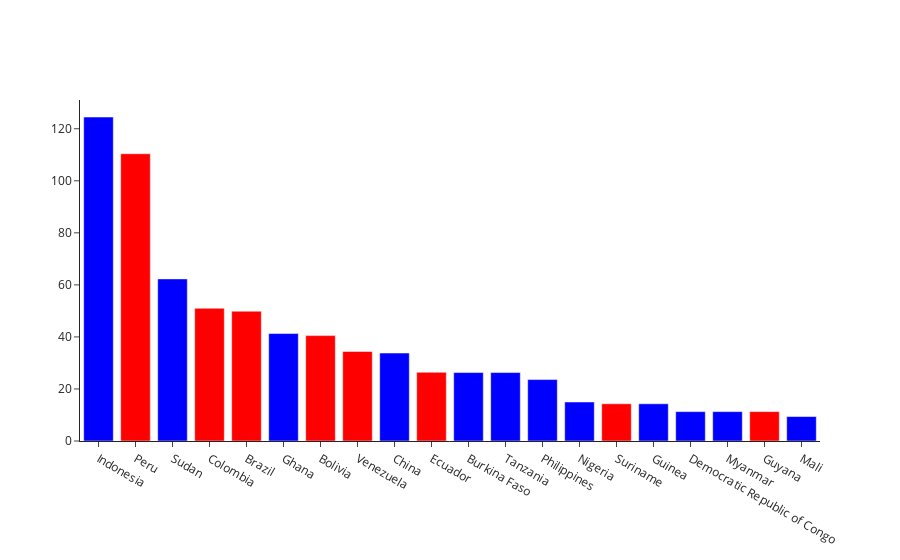

The notebook cell saved with this chart:
### Code cell
import plotly.graph_objects as go
plotData=df_asgm_air_hg.sort_values(by='Emissions, t', ascending=False)

y=plotData['Emissions, t'][:20]
x = plotData['Country'][:20]
latam_emitters=['Peru','Colombia','Brazil','Bolivia','Suriname','Ecuador','French Guiana','Venezuela','Guyana','Chile','Honduras','Mexico']
colors = ["blue" if i not in latam_emitters else "red" for i in x]
fig = go.Figure(data=[go.Bar(
    x=x,
    y=y,
    marker_color=colors # marker color can be a single color value or an iterable
)])
# fig.update_layout(title_text='Least Used Feature')
# fig.update_layout(showlegend=True)
fig.update_layout(xaxis_tickangle=30,
                  xaxis=dict(tickmode='linear'),
                  template="simple_white",
                  legend=dict(
        title=None, orientation="h", y=1, yanchor="bottom", x=0.5, xanchor="center"))
fig.show()

### Figure 1 — Plotly figure (JSON) as saved in the notebook; plotly's stock layout.template omitted (floating-point values rounded to 4 significant figures)
{"data": [{"marker": {"color": ["blue", "red", "blue", "red", "red", "blue", "red", "red", "blue", "red", "blue", "blue", "blue", "blue", "red", "blue", "blue", "blue", "red", "blue"]}, "type": "bar", "x": ["Indonesia", "Peru", "Sudan", "Colombia", "Brazil", "Ghana", "Bolivia", "Venezuela", "China", "Ecuador", "Burkina Faso", "Tanzania", "Philippines", "Nigeria", "Suriname", "Guinea", "Democratic Republic of Congo", "Myanmar", "Guyana", "Mali"], "y": [124.5, 110.4, 62.3, 51, 49.9, 41.3, 40.5, 34.4, 33.8, 26.4, 26.3, 26.3, 23.6, 15, 14.3, 14.3, 11.3, 11.3, 11.3, 9.4]}], "layout": {"legend": {"orientation": "h", "title": {}, "x": 0.5, "xanchor": "center", "y": 1, "yanchor": "bottom"}, "xaxis": {"tickangle": 30, "tickmode": "linear"}}}
